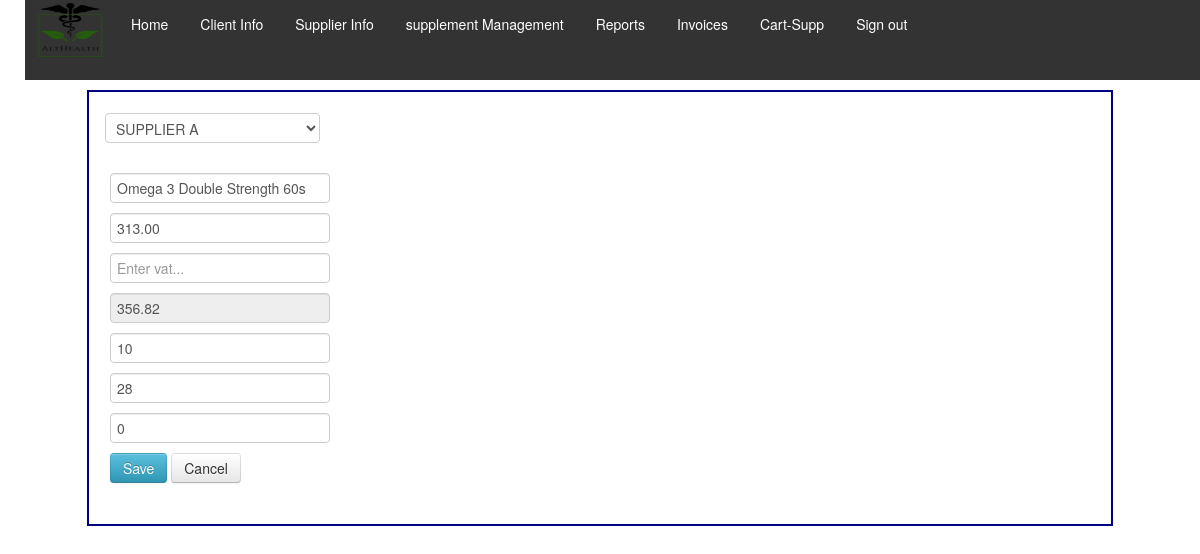
Screenshot of /supplement_update.php?update_id=Supplement-1 with the database file from the repository.
### tables this page shows
CREATE TABLE `tblsupplements` (
  `Suppliement_id` varchar(20) NOT NULL,
  `Supplier_ID` varchar(20) NOT NULL,
  `Supplement_Description` varchar(255) NOT NULL,
  `Cost_excl` decimal(9,2) NOT NULL,
  `Cost_incl` decimal(9,2) NOT NULL,
  `Min_levels` int(11) NOT NULL,
  `Current_stock_levels` int(11) NOT NULL,
  `Nappi_code` int(20) NOT NULL
);

### supplement_update.php (the view, shortened to what this page needs)
<?php
include "configs.php";
 ?>
 <?php  include 'menu.inc'; ?>
 <main>
   <?php
  if(isset($_GET['update_id'])): ?>
  <?php $id = $_GET['update_id']; ?>
  <?php $sql = mysqli_query($con, "SELECT * FROM tblsupplements WHERE Suppliement_id = '$id' ");
  $row = mysqli_fetch_array($sql);
  $marks = $row['Supplement_Description'];
  $costExclude = $row['Cost_excl'];
  $costInclude = $row['Cost_incl'];
  $Min_levels = $row['Min_levels'];
  $cur_stock_level = $row['Current_stock_levels'];
  $napi = $row['Nappi_code'];
   ?>
    <form name="cal" method="POST" action="supplement_update.php">
        <div class="form-group">
		<select name="supplier_id"  style="width:215px; height:30px; margin-left:-5px;" >
        <option><?php echo $row['Supplier_ID']; ?></option>
</select><br><br>
        <div class="form-group">
          <input type="text" name="description" class="form-control" placeholder="Enter surname..." required="" value="<?php echo $marks; ?>">
        </div>
        <div class="form-group">
          <input id="textcostExcl "type="text" name="costExclude" onkeyup="calc()"  class="form-control" placeholder="Enter address..." required="" value="<?php echo $costExclude; ?>">
        </div>
		<div class="form-group">
          <input id="textVat" type="text" name="vat" onkeyup="calc()"   class="form-control" placeholder="Enter vat..." required="" value="<?php  ?>">
        </div>
        <div class="form-group">
          <input id="textcostIxcl" type="text" name="costInc" readonly   value="<?php echo $costInclude; ?>">
        </div>
		 <div class="form-group">
          <input type="text" name="Min_levels" class="form-control" placeholder="minimum level..." value="<?php echo $Min_levels; ?>">
        </div>
		 <div class="form-group">
          <input type="text" name="cur_stock_level" class="form-control" placeholder="current stock..." value="<?php echo $cur_stock_level; ?>">
        </div>
		 <div class="form-group">
          <input type="text" name="Nappi_code" class="form-control" placeholder="napi..." value="<?php echo $napi; ?>">
        </div>
        <div class="form-group">
          <input type="submit" name="update" class="btn btn-info" value="Save">
		  <a href="supplement-full.php" class="btn btn-default">Cancel</a>
        </div>
       </form>
<?php endif; ?>
</html>
</main>

### main.css (style rules this page uses)
main { width: 980px; margin: 0 auto; padding: 1.5em; background: white; border: 2px solid navy; }

### rows the page displays
tblsupplements: supplier_id "SUPPLIER A", description "Omega 3 Double Strength 60s", costExclude "313.00", costInc "356.82", Min_levels "10", cur_stock_level "28", Nappi_code "0"
